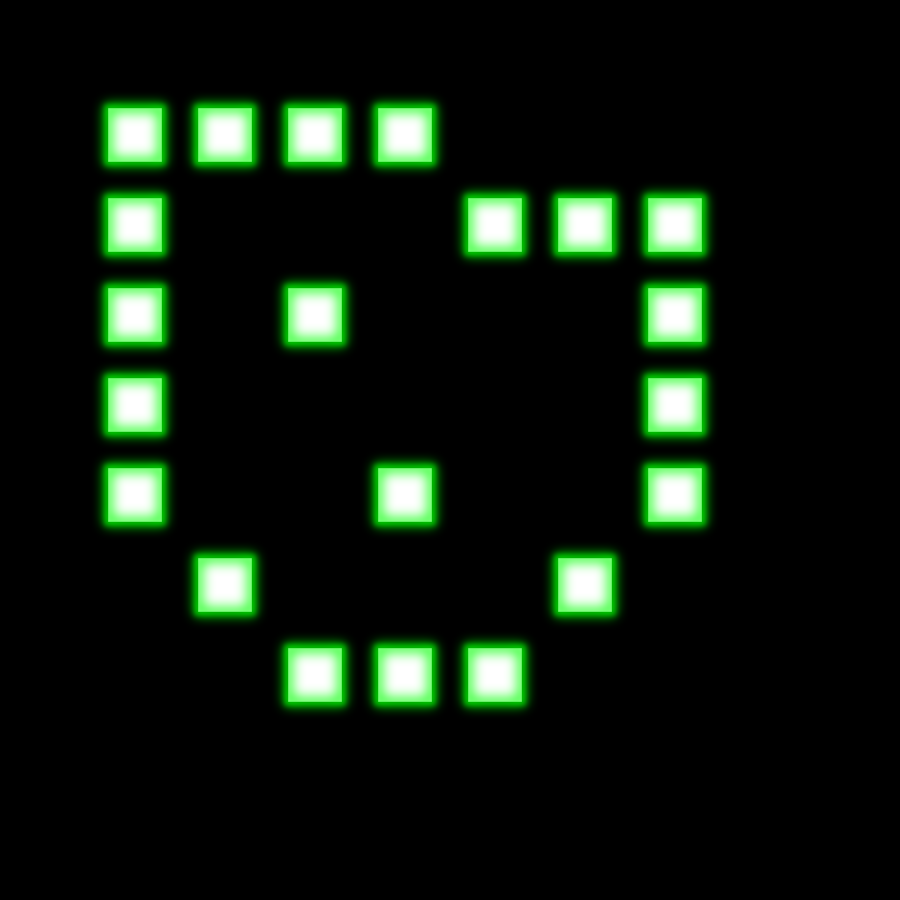

This game map was drawn from its Tiled (.tmx) file and the tilesets committed beside it. A one-line description and the trimmed map source follow:
An orthogonal 10x10 tile map with 90x90 px tiles, 1 tile layer (Ground) and 7 objects (3x Box, 3x Point, Chuy).

<map version="1.0" orientation="orthogonal" width="10" height="10" tilewidth="90" tileheight="90">
 <tileset firstgid="1" name="SokoChuy" tilewidth="90" tileheight="90">
  <image source="gfx/tile.png" width="270" height="270" />
  <tile id="0">
   <properties>
    <property name="type" value="triangle a" />
   </properties>
  </tile>
  <tile id="1">
   <properties>
    <property name="type" value="triangle b" />
   </properties>
  </tile>
  <tile id="2">
   <properties>
    <property name="type" value="circle" />
   </properties>
  </tile>
  <tile id="3">
   <properties>
    <property name="type" value="triangle c" />
   </properties>
  </tile>
  <tile id="4">
   <properties>
    <property name="type" value="triangle d" />
   </properties>
  </tile>
  <tile id="5">
   <properties>
    <property name="type" value="square" />
   </properties>
  </tile>
 </tileset>
 <layer name="Ground" width="10" height="10">
  <properties>
   <property name="text" value="Area 2" />
  </properties>
  <data>[100 cells, 100 non-empty, 4 distinct tile ids]</data>
 </layer>
 <objectgroup name="Objects" width="10" height="10">
  <object name="Box" x="292" y="460" width="50" height="70" />
  <object name="Point" x="193" y="271" width="66" height="90" />
  <object name="Chuy" x="451" y="363" width="86" height="86" />
  <object name="Box" x="464" y="287" width="50" height="70" />
  <object name="Point" x="375" y="175" width="66" height="90" />
  <object name="Box" x="387" y="288" width="50" height="70" />
  <object name="Point" x="192" y="176" width="66" height="90" />
 </objectgroup>
</map>